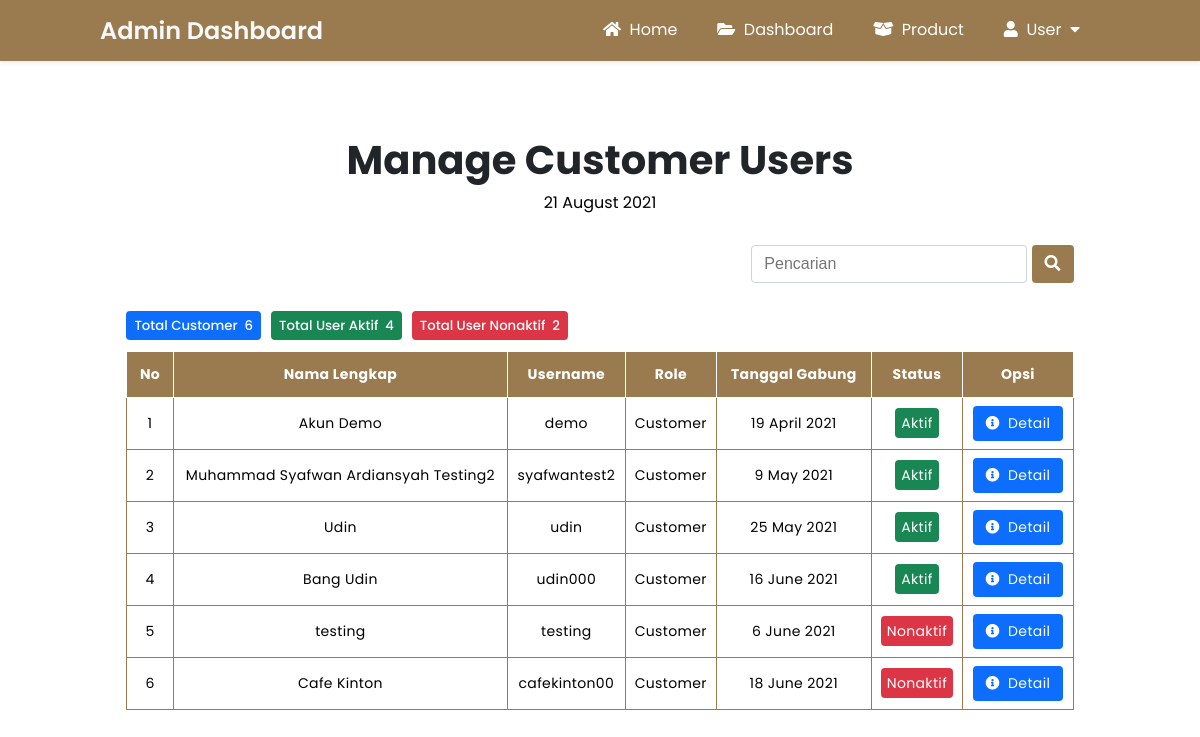
Page /admin/user-customer.php (signed in) on the committed database.
### tables this page shows
CREATE TABLE `tbl_user` (
  `id` int(11) NOT NULL,
  `nama_lengkap` varchar(200) NOT NULL,
  `username` varchar(200) NOT NULL,
  `password` varchar(200) NOT NULL,
  `tgl_buat` varchar(200) NOT NULL,
  `status` varchar(200) NOT NULL,
  `role` varchar(200) NOT NULL,
  `job_desc` varchar(200) NOT NULL,
  `rating` varchar(200) DEFAULT NULL
);

### config/config.php (called while the page is built, shortened)
<?php
$hostname = "localhost";
$username = "root";
$password = "";
$database = "db_cafe";
$koneksi = mysqli_connect($hostname, $username, $password, $database);
function queryUser($queryUser) {
    global $koneksi;
    $hasil = mysqli_query($koneksi, $queryUser);
    $tampungBaris = [];
    while($baris = mysqli_fetch_assoc($hasil)) {
        $tampungBaris[] = $baris;
    }
    return $tampungBaris;
}
?>

### admin/user-customer.php (the view, shortened to what this page needs)
<?php
require '../config/config.php';
$queryEnable = queryUser("SELECT * FROM tbl_user WHERE status = 'Aktif' AND role = 'Customer' ORDER BY status = 'Aktif' DESC");
$queryDisable = queryUser("SELECT * FROM tbl_user WHERE status = 'Nonaktif' AND role = 'Customer' ORDER BY status = 'Aktif' DESC");
$queryUser = queryUser("SELECT * FROM tbl_user WHERE role = 'Customer' ORDER BY status = 'Aktif' DESC");
$totalCustomer = count($queryUser);
$totalEnable = count($queryEnable);
$totalDisable = count($queryDisable);
?>
<!DOCTYPE html>
<html lang="en">
<head>
    <link rel="stylesheet" href="https://cdnjs.cloudflare.com/ajax/libs/font-awesome/5.15.3/css/all.min.css" />
    <link rel="stylesheet" href="../css/user.css?v=<?php echo time(); ?>">
</head>
<body>
<header class="nav-top-mg">
    <div class="logo">
        <a href="admin.php">
            Admin Dashboard
        </a>
    </div>
    <nav class="nav-bot">
        <ul>
            <li><a href="../index.php"><i class="fas fa-home"></i>&nbsp;&nbsp;Home</a></li>
            <li><a href="admin.php"><i class="fas fa-folder-open"></i>&nbsp;&nbsp;Dashboard</a></li>
            <li><a href="product.php"><i class="fas fa-box-open"></i>&nbsp;&nbsp;Product</a></li>
            <li class="dropdown1"><a href="#"><i class="fas fa-user"></i>&nbsp;&nbsp;User&nbsp;&nbsp;<i class="fas fa-caret-down"></i></a>
            </li>
        </ul>
    </nav>
</header>
<section class="tabel">
    <div class="table-container">
        <h1 class="heading">Manage Customer Users</h1>
        <p class="date"><?php echo date("j F Y"); ?></p>
<section class="pencarian">
    <div class="container">
        <form method="post">
            <input type="text" name="kata_kunci" placeholder="Pencarian">
            <button type="submit" name="cari" class="button-pencarian">
                <i class="fas fa-search"></i>
            </button>
        </form>
    </div>
</section>
<section class="informasi">
    <h5>
        <?php
        if(isset($totalPencarian)) {
            echo "<span class='cari'>Hasil Pencarian&nbsp; " . $totalPencarian . "</span>";
        } else {
            echo "<span class='customer'>Total Customer&nbsp; " . $totalCustomer . "</span>";
            echo "<span class='aktif2'>Total User Aktif&nbsp; " . $totalEnable . "</span>";
            echo "<span class='nonaktif2'>Total User Nonaktif&nbsp; " . $totalDisable . "</span>";
        }
        ?>
    </h5>
</section>
        <table class="table">
            <thead>
                <tr>
                    <th>No</th>
                    <th>Nama Lengkap</th>
                    <th>Username</th>
                    <th>Role</th>
                    <th>Tanggal Gabung</th>
                    <th>Status</th>
                    <?php
                    if($_SESSION['job_desc'] == 'Owner' || $_SESSION['job_desc'] == 'CEO' || $_SESSION['job_desc'] == 'Customer Manager') {
                        echo "<th>Opsi</th>";
                    }
                    ?>
                </tr>
            </thead>
            <tbody>
                <?php $i = 1; ?>
                <?php foreach($queryUser as $dataUser) : ?>
                <tr>
                    <td data-label="No"><?= $i; ?></td>
                    <td data-label="Nama Lengkap"><?= $dataUser['nama_lengkap']; ?></td>
                    <td data-label="Username"><?= $dataUser['username']; ?></td>
                    <td data-label="Role"><?= $dataUser['role']; ?></td>
                    <td data-label="Tanggal Gabung"><?= $dataUser['tgl_buat']; ?></td>
                    <td data-label="Status">
                        <?php
                            if($dataUser['status'] == "Aktif") {
                                echo "<span class='aktif'>Aktif</span>";
                            } elseif($dataUser['status'] == "Nonaktif") {
                                echo "<span class='nonaktif'>Nonaktif</span>";
                            }
                        ?>
                    </td>
                    <?php
                    $idUser = $dataUser['id'];
                    if($_SESSION['job_desc'] == 'Owner' || $_SESSION['job_desc'] == 'CEO' || $_SESSION['job_desc'] == 'Customer Manager') {
                        echo "<td data-label='Opsi'>
                                <a href='detail-user.php?id=$idUser' class='btn-biru'><i class='fas fa-info-circle'></i>&nbsp;&nbsp;Detail</a>
                            </td>";
                    }
                    ?>
                </tr>
                <?php $i++; ?>
                <?php endforeach; ?>
            </tbody>
        </table>
    </div>
</section>
</body>
</html>

### css/user.css (style rules this page uses)
body { font-family: 'Poppins', sans-serif; user-select: none; }
header { position: absolute; top: 0; left: 0; padding: 0 100px; background: #9A7B4F; width: 100%; box-sizing: border-box; box-shadow: 0 .125rem .25rem rgba(0,0,0,.075); z-index: 999999; }
header .logo a { margin-top: 13px; color: #f8f9fa; height: 48px; font-size: 24px; float: left; font-weight: 600; text-decoration: none; }
header nav { float: right; }
header nav ul { margin: 0; padding: 0; display: flex; }
header nav ul li { list-style: none; position: relative; }
header nav ul li a { height: 50px; line-height: 50px; padding: 5px 20px; color: #fff; text-decoration: none; display: block; }
.tabel { margin-top: 130px; margin-bottom: 75px; }
.table-container { padding: 0 10%; margin: 40px auto 0; }
.heading { font-size: 40px; text-align: center; margin-bottom: 40px; color: #212529; margin-block-end: 0em; }
p.date { text-align: center; margin-top: 0px; margin-bottom: 20px; }
.table { width: 100%; border-collapse: collapse; }
.table thead { background-color: #9A7B4F }
.table thead tr th { font-size: 14px; font-weight: medium; letter-spacing: 0.35px; color: #fff; opacity: 1; padding: 12px; vertical-align: top; border: .5px solid #fff; }
.table tbody tr td { font-size: 14px; letter-spacing: 0.35px; font-weight: normal; padding: 8px; text-align: center; border: .5px solid #9A7B4F; }
span.aktif { background-color: #198754; color: #fff; padding: 5px 6px 5px 6px; border-radius: .25rem; }
span.nonaktif { background-color: #dc3545; color: #fff; padding: 5px 6px 5px 6px; border-radius: .25rem; }
.table tbody tr td .btn-biru { text-decoration: none; color: #fff; line-height: 1.5; padding: 6px 12px; border: 1px solid transparent; border-radius: .25rem; display: inline-block; background-color: #0d6efd; font-weight: medium; text-align: center; vertical-align: middle; user-select: none; }
.pencarian { margin-bottom: 25px; }
.container { text-align: right; }
input[type="text"] { margin-top: 8px; margin-bottom: 8px; width: 250px; padding: .375rem .75rem; border-radius: .25rem; font-size: 1rem; line-height: 1.5; border: 1px solid #ced4da; color: #212529; background-clip: padding-box; outline: none; }
button.button-pencarian { margin-top: 10px; background: #9A7B4F; color: #fff; padding: 6px 12px; border-radius: .25rem; border: 1px solid transparent; font-size: 1rem; line-height: 1.5; outline: none; cursor: pointer; }
h5 { margin-block-start: 1.0em; margin-block-end: 1.1em; }
.customer { background-color: #0d6efd; padding: 5px 8px 5px 8px; border-radius: .25rem; color: #fff; font-weight: 500; }
.aktif2 { background-color: #198754; padding: 5px 8px 5px 8px; border-radius: .25rem; color: #fff; font-weight: 500; }
.nonaktif2 { background-color: #dc3545; padding: 5px 8px 5px 8px; border-radius: .25rem; color: #fff; font-weight: 500; }
.aktif2, .nonaktif2 { margin-left: 10px; }

### rows in the picture
tbl_user: nama_lengkap "Akun Demo", username "demo", role "Customer", tgl_buat "19 April 2021", status "Aktif"
tbl_user: nama_lengkap "Muhammad Syafwan Ardiansyah Testing2", username "syafwantest2", role "Customer", tgl_buat "9 May 2021", status "Aktif"
tbl_user: nama_lengkap "Udin", username "udin", role "Customer", tgl_buat "25 May 2021", status "Aktif"
tbl_user: nama_lengkap "Bang Udin", username "udin000", role "Customer", tgl_buat "16 June 2021", status "Aktif"
tbl_user: nama_lengkap "testing", username "testing", role "Customer", tgl_buat "6 June 2021", status "Nonaktif"
tbl_user: nama_lengkap "Cafe Kinton", username "cafekinton00", role "Customer", tgl_buat "18 June 2021", status "Nonaktif"

### other values in the picture
$totalCustomer "6"
$totalEnable "4"
$totalDisable "2"
